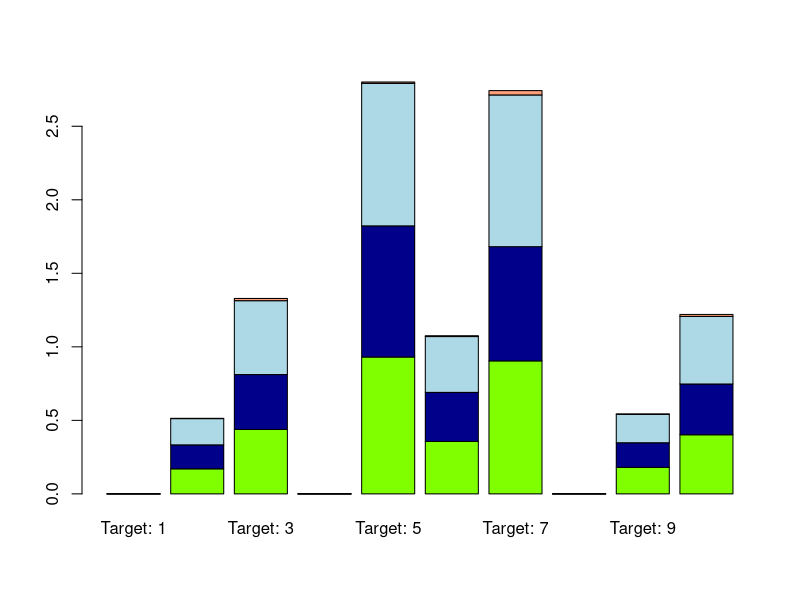
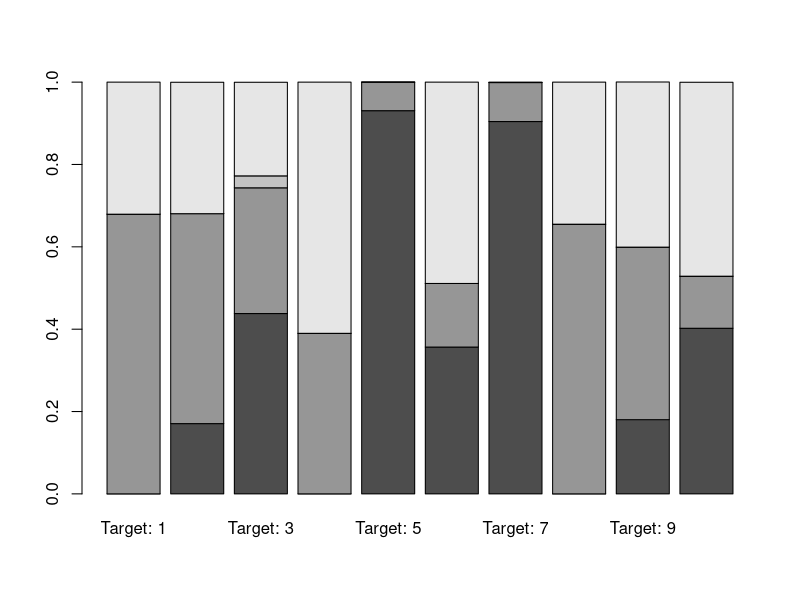

Source code (R) for these figures, in order:
#write.csv (dat, 'dat.csv')
dat <- read.csv ('dat.csv')
rownames (dat) <- dat[,1]
dat <- dat[,-1]
library (gmodels)
library (gtools)
targets <- dat[grep ('targ', rownames(dat)),]
n <- as.character (targets$Target)
levels (targets$Target) <- c(as.character(unique(targets$Target)))
targets$Target <- n
targetsV <- aggregate (targets[,(1:(ncol(targets)-3))],  by = list (targets$Target), mean)
tdat<- mixedsort(as.character(targetsV[,1]))
targetsV <- targetsV[match (tdat, targetsV[,1]),]
getCi <- function (x) {
  x <- as.data.frame (x)
  return (apply (x, 2, ci))
}
targetsCi <- aggregate (targets[,(1:(ncol(targets)-3))],  by = list (targets$Target), getCi)

targetsCi <- targetsCi[match (tdat, targetsCi[,1]),]
dat <- t (targetsCi[,-1])
colnames (dat) <- targetsCi$Group.1

rownames(dat) <- gsub ('1','es', rownames (dat))
rownames(dat)<- gsub ('2','ci.low', rownames (dat))
rownames(dat)<- gsub ('3','ci.up', rownames (dat))
rownames(dat)<- gsub ('4','sd.er', rownames (dat))


cl1 <- dat[grep ('BANK', rownames(dat)),]
barplot (cl1, col=c("chartreuse", "blue4", 'lightblue', 'lightsalmon'))

#Estimate   CI lower   CI upper Std. Error 



t(getCi (targets[which(targets$Target == 'Target: 1'),(1:(ncol(targets)-3))]))


targetsCi <- targetsCi[match (tdat, targetsCi[,1]),]
rownames (targetsCi) <- NULL

#p <- barplot (targetsPlot[,1]) #only first target
targetsPlot <- t(targetsV[,-1])
colnames(targetsPlot)<- (targetsV[,1])
barplot (targetsPlot)

unique (targets$Target)
